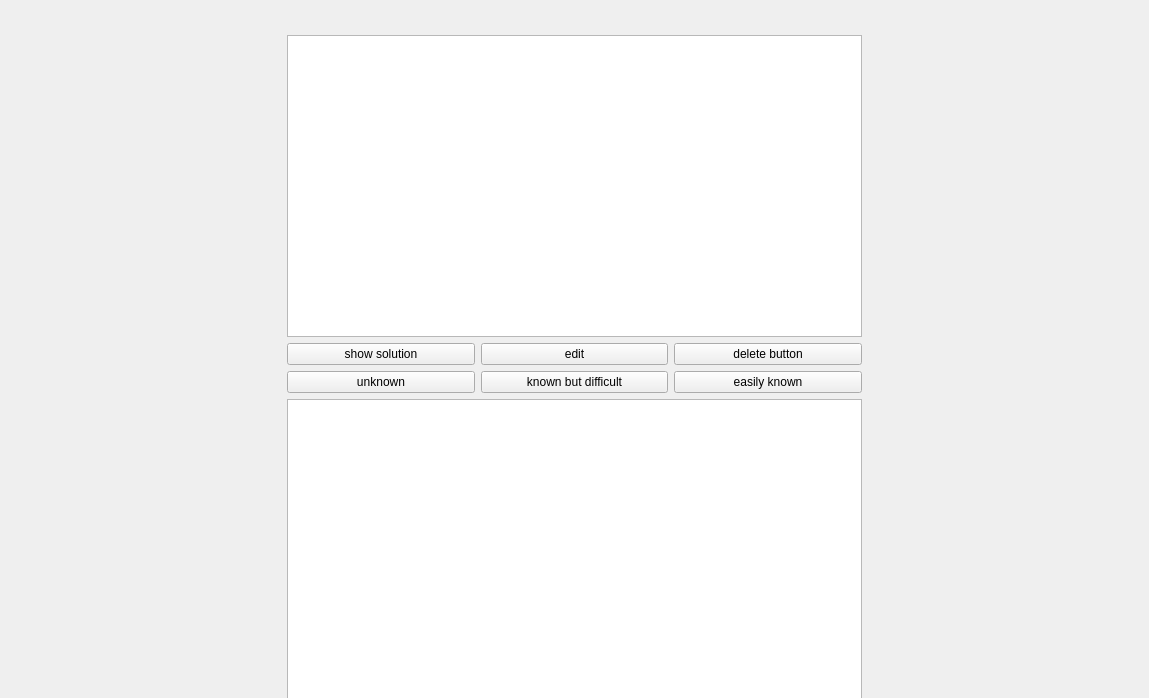
<?xml version="1.0" encoding="UTF-8"?>
<ui version="4.0">
 <class>card_learner</class>
 <widget class="QWidget" name="card_learner">
  <property name="enabled">
   <bool>true</bool>
  </property>
  <property name="geometry">
   <rect>
    <x>0</x>
    <y>0</y>
    <width>1149</width>
    <height>698</height>
   </rect>
  </property>
  <property name="windowTitle">
   <string>Form</string>
  </property>
  <widget class="QWidget" name="verticalLayoutWidget">
   <property name="geometry">
    <rect>
     <x>-1</x>
     <y>-1</y>
     <width>1151</width>
     <height>701</height>
    </rect>
   </property>
   <layout class="QVBoxLayout" name="central_layout" stretch="0">
    <item>
     <layout class="QHBoxLayout" name="central_horizontal_layout" stretch="1,2,1">
      <item>
       <layout class="QVBoxLayout" name="left_layout"/>
      </item>
      <item>
       <layout class="QVBoxLayout" name="central_vertical_layout" stretch="1,10,1,1,10">
        <item>
         <widget class="QLabel" name="deck_title">
          <property name="layoutDirection">
           <enum>Qt::LayoutDirection::LeftToRight</enum>
          </property>
          <property name="text">
           <string>&lt;Deck&gt;</string>
          </property>
          <property name="alignment">
           <set>Qt::AlignmentFlag::AlignCenter</set>
          </property>
         </widget>
        </item>
        <item>
         <layout class="QVBoxLayout" name="upper_card_layout">
          <item>
           <widget class="QGraphicsView" name="upper_card_scene"/>
          </item>
         </layout>
        </item>
        <item>
         <layout class="QHBoxLayout" name="upper_button_layout">
          <item>
           <widget class="QPushButton" name="next_card_button">
            <property name="text">
             <string>show solution</string>
            </property>
           </widget>
          </item>
          <item>
           <widget class="QPushButton" name="edit_button">
            <property name="text">
             <string>edit</string>
            </property>
           </widget>
          </item>
          <item>
           <widget class="QPushButton" name="delete_button">
            <property name="text">
             <string>delete button</string>
            </property>
           </widget>
          </item>
         </layout>
        </item>
        <item>
         <layout class="QHBoxLayout" name="lower_button_layout">
          <item>
           <widget class="QPushButton" name="unknown">
            <property name="text">
             <string>unknown</string>
            </property>
           </widget>
          </item>
          <item>
           <widget class="QPushButton" name="partially_known_button">
            <property name="text">
             <string>known but difficult</string>
            </property>
           </widget>
          </item>
          <item>
           <widget class="QPushButton" name="easily_known_button">
            <property name="text">
             <string>easily known</string>
            </property>
           </widget>
          </item>
         </layout>
        </item>
        <item>
         <layout class="QVBoxLayout" name="lower_card_scene">
          <item>
           <widget class="QGraphicsView" name="graphicsView"/>
          </item>
         </layout>
        </item>
       </layout>
      </item>
      <item>
       <layout class="QVBoxLayout" name="right_layout"/>
      </item>
     </layout>
    </item>
   </layout>
  </widget>
 </widget>
 <resources/>
 <connections/>
</ui>
